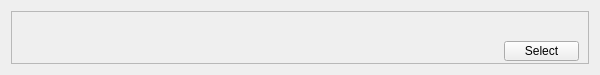
<?xml version="1.0" encoding="UTF-8"?>
<ui version="4.0">
 <class>RecipeButton</class>
 <widget class="QWidget" name="RecipeButton">
  <property name="geometry">
   <rect>
    <x>0</x>
    <y>0</y>
    <width>600</width>
    <height>75</height>
   </rect>
  </property>
  <property name="sizePolicy">
   <sizepolicy hsizetype="Fixed" vsizetype="Fixed">
    <horstretch>0</horstretch>
    <verstretch>0</verstretch>
   </sizepolicy>
  </property>
  <property name="minimumSize">
   <size>
    <width>600</width>
    <height>75</height>
   </size>
  </property>
  <property name="maximumSize">
   <size>
    <width>600</width>
    <height>75</height>
   </size>
  </property>
  <property name="cursor">
   <cursorShape>ArrowCursor</cursorShape>
  </property>
  <property name="mouseTracking">
   <bool>false</bool>
  </property>
  <property name="windowTitle">
   <string>Form</string>
  </property>
  <property name="autoFillBackground">
   <bool>false</bool>
  </property>
  <property name="styleSheet">
   <string notr="true"/>
  </property>
  <layout class="QVBoxLayout" name="verticalLayout_2">
   <item>
    <widget class="QFrame" name="recipeFrame">
     <property name="frameShape">
      <enum>QFrame::StyledPanel</enum>
     </property>
     <property name="frameShadow">
      <enum>QFrame::Sunken</enum>
     </property>
     <property name="lineWidth">
      <number>1</number>
     </property>
     <layout class="QGridLayout" name="gridLayout">
      <item row="2" column="0">
       <widget class="QLabel" name="dietaryRestrictionsLabel">
        <property name="styleSheet">
         <string notr="true">color: green;
</string>
        </property>
        <property name="text">
         <string/>
        </property>
       </widget>
      </item>
      <item row="0" column="0">
       <widget class="QLabel" name="recipeNameLabel">
        <property name="font">
         <font>
          <pointsize>12</pointsize>
          <bold>true</bold>
         </font>
        </property>
        <property name="text">
         <string/>
        </property>
       </widget>
      </item>
      <item row="2" column="1">
       <widget class="QLabel" name="allergensLabel">
        <property name="styleSheet">
         <string notr="true">color: red;
</string>
        </property>
        <property name="text">
         <string/>
        </property>
       </widget>
      </item>
      <item row="2" column="3">
       <widget class="QPushButton" name="selectRecipeButton">
        <property name="sizePolicy">
         <sizepolicy hsizetype="Fixed" vsizetype="Fixed">
          <horstretch>0</horstretch>
          <verstretch>0</verstretch>
         </sizepolicy>
        </property>
        <property name="minimumSize">
         <size>
          <width>30</width>
          <height>20</height>
         </size>
        </property>
        <property name="maximumSize">
         <size>
          <width>75</width>
          <height>20</height>
         </size>
        </property>
        <property name="text">
         <string>Select</string>
        </property>
       </widget>
      </item>
     </layout>
    </widget>
   </item>
  </layout>
 </widget>
 <resources/>
 <connections/>
</ui>
